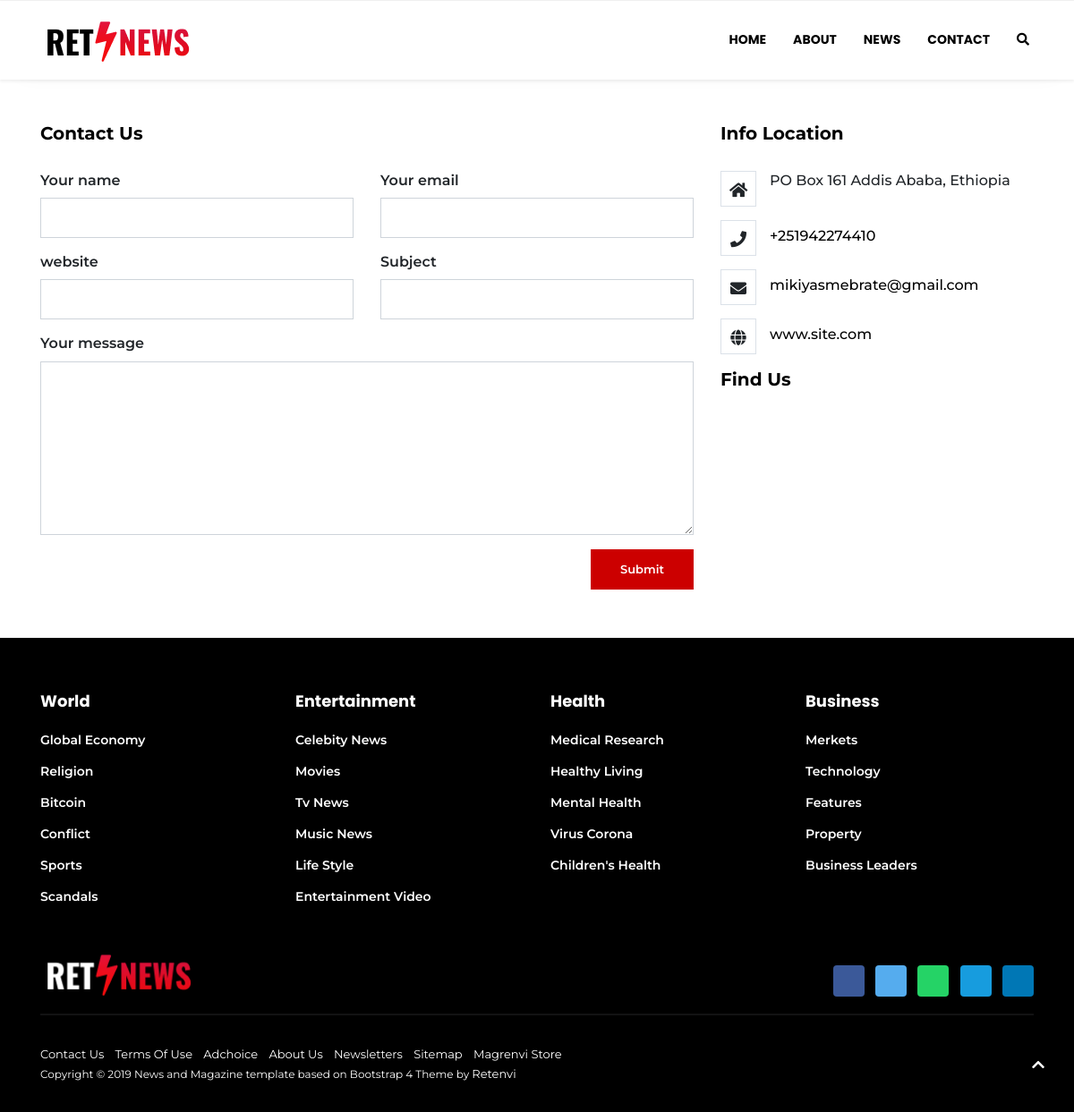
Page /contact/ on the committed database.
### base/models.py (models this page shows, shortened)
class Contact(models.Model):
    po_box = models.CharField(max_length=10)
    address_one = models.CharField(max_length=40)
    address_two = models.CharField(max_length=40, blank=True, null=True)
    phone = models.CharField(max_length=15)
    email = models.EmailField()
    website = models.CharField(max_length=30)

class SocialMedia(models.Model):
    name = models.CharField(max_length=20)
    icon = IconField()
    link = models.CharField(max_length=50)

### base/views.py (the view)
# urls.py: path('contact/', views.contact, name='contact'),
def contact(request):
    header_news = []
    for iterate,news in enumerate( News.objects.all()):
        header_news.append(news)
        if iterate == 10: break
    context = {
        'contact' : Contact.objects.get(id = 1),
        'social_media' : SocialMedia.objects.all(),
        'header' : header_news
    }
    return render(request, 'base/contact.html', context)

### base/templates/base/contact.html (shortened to what this page needs)
{% load static %}
{% load fontawesome_5 %}
<!DOCTYPE html>
<html lang="">
<head>
    <link href="{% static 'base/css/styles3875.css' %}" rel="stylesheet">
    {% fontawesome_5_static %}
</head>
<body>
    {% include 'base/header.html' %}
    <section class="wrap__contact-form mt-5">
        <div class="container">
            <div class="row">
                <div class="col-md-8">
                    <h5>contact us</h5>
                    <div class="row">
                        <div class="col-md-6">
                            <div class="form-group form-group-name">
                                <label>Your name </label>
                                <input type="text" class="form-control" name="name" required="">
                            </div>
                        </div>
                        <div class="col-md-6">
                            <div class="form-group form-group-name">
                                <label>Your email </label>
                                <input type="email" class="form-control" name="email" required="">
                            </div>
                        </div>
                        <div class="col-md-6">
                            <div class="form-group form-group-name">
                                <label>website </label>
                                <input type="text" class="form-control" name="website" required="">
                            </div>
                        </div>
                        <div class="col-md-6">
                            <div class="form-group form-group-name">
                                <label>Subject </label>
                                <input type="text" class="form-control" name="subject" required="">
                            </div>
                        </div>
                        <div class="col-md-12">
                            <div class="form-group">
                                <label>Your message </label>
                                <textarea class="form-control" rows="8" name="message"></textarea>
                            </div>
                            <div class="form-group float-right mb-4">
                                <button type="submit" class="btn btn-primary">Submit</button>
                            </div>
                        </div>
                    </div>
                </div>
                <div class="col-md-4">
                    <h5>Info location</h5>
                    <div class="wrap__contact-form-office">
                        <ul class="list-unstyled">
                            <li>
                                <span>
                                    <i class="fa fa-home"></i>
                                </span>
                               {{contact.po_box}} {{contact.address_one}}
                            </li>
                            <li>
                                <span>
                                    <i class="fa fa-phone"></i>
                                    <a href="tel:">{{contact.phone}}</a>
                                </span>
                            </li>
                            <li>
                                <span>
                                    <i class="fa fa-envelope"></i>
                                    <a href="mailto:">{{contact.email}}</a>
                                </span>
                            </li>
                            <li>
                                <span>
                                    <i class="fa fa-globe"></i>
                                    <a href="#" target="_blank"> {{contact.website}}</a>
                                </span>
                            </li>
                        </ul>
                        <div class="social__media">
                            <h5>find us</h5>
                            <ul class="list-inline">
                                {% for social in social_media%}
                                <li class="list-inline-item">
                                    <a href="{{social.link}}" style="width: 90px;" class="btn ">
                                    </a>
                                </li>
                                {% endfor %}
                            </ul>
                        </div>
                    </div>
                </div>
            </div>
        </div>
    </section>
{% include 'base/footer.html' %}
    <a href="javascript:" id="return-to-top"><i class="fa fa-chevron-up"></i></a>
</body>
</html>

### rows in the picture
Contact: po_box "PO Box 161", address_one "Addis Ababa, Ethiopia", phone "+251942274410", email "mikiyasmebrate@gmail.com", website "www.site.com"
